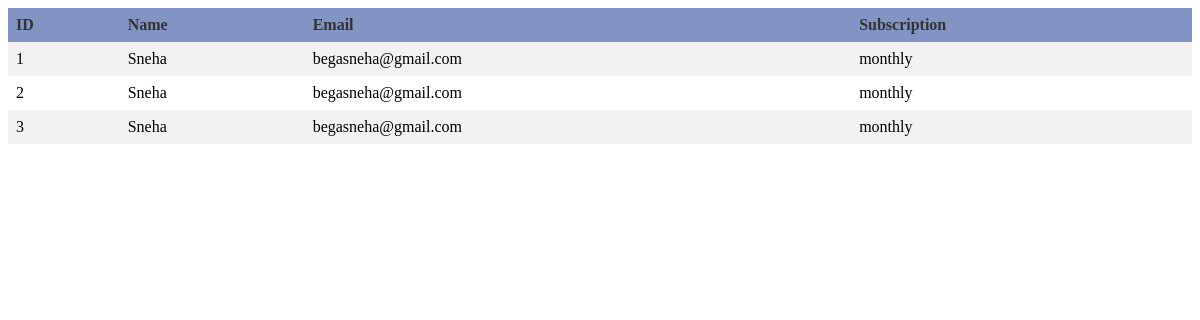
The page /admin/subscription.php on the database its author committed.
### tables this page shows
CREATE TABLE `subscription` (
  `id` int(11) NOT NULL,
  `name` varchar(255) DEFAULT NULL,
  `email` varchar(255) DEFAULT NULL,
  `subscription` varchar(255) DEFAULT NULL
);

### admin/subscription.php (the view, shortened to what this page needs)
<?php
$servername = "localhost";
$username = "root";
$password = "";
$dbname = "database";
$conn = mysqli_connect($servername, $username, $password, $dbname);
$sql = "SELECT `id`, `name`, `email`, `subscription` FROM `subscription` WHERE 1";
$result = mysqli_query($conn, $sql);
if (mysqli_num_rows($result) > 0) {
    echo '<table class="subscription-table">';
    echo '<tr><th>ID</th><th>Name</th><th>Email</th><th>Subscription</th></tr>';
    while($row = mysqli_fetch_assoc($result)) {
        echo "<tr><td>" . $row["id"]. "</td><td>" . $row["name"]. "</td><td>" . $row["email"]. "</td><td>" . $row["subscription"]. "</td></tr>";
    }
    echo '</table>';
} else {
    echo "No records found.";
}
?>

### admin/subscription.php (style rules this page uses)
.subscription-table { border-collapse: collapse; width: 100%; }
.subscription-table th, .subscription-table td { text-align: left; padding: 8px; }
.subscription-table th { background-color: #8294C4; color: #333; }
.subscription-table tr:nth-child(even) { background-color: #f2f2f2; }

### rows shown on the page
subscription: id "1", name "Sneha", email "begasneha@gmail.com", subscription "monthly"
subscription: id "2", name "Sneha", email "begasneha@gmail.com", subscription "monthly"
subscription: id "3", name "Sneha", email "begasneha@gmail.com", subscription "monthly"
